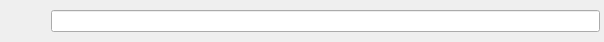
<?xml version="1.0" encoding="UTF-8"?>
<ui version="4.0">
 <class>Toolbar</class>
 <widget class="QWidget" name="Toolbar">
  <property name="geometry">
   <rect>
    <x>0</x>
    <y>0</y>
    <width>604</width>
    <height>42</height>
   </rect>
  </property>
  <property name="windowTitle">
   <string>Form</string>
  </property>
  <layout class="QHBoxLayout" name="horizontalLayout">
   <property name="spacing">
    <number>0</number>
   </property>
   <property name="margin">
    <number>4</number>
   </property>
   <item>
    <spacer name="horizontalSpacer">
     <property name="orientation">
      <enum>Qt::Horizontal</enum>
     </property>
     <property name="sizeType">
      <enum>QSizePolicy::Preferred</enum>
     </property>
     <property name="sizeHint" stdset="0">
      <size>
       <width>40</width>
       <height>20</height>
      </size>
     </property>
    </spacer>
   </item>
   <item>
    <widget class="QLabel" name="searchLabel">
     <property name="sizePolicy">
      <sizepolicy hsizetype="Preferred" vsizetype="Fixed">
       <horstretch>0</horstretch>
       <verstretch>0</verstretch>
      </sizepolicy>
     </property>
     <property name="minimumSize">
      <size>
       <width>0</width>
       <height>22</height>
      </size>
     </property>
     <property name="maximumSize">
      <size>
       <width>22</width>
       <height>22</height>
      </size>
     </property>
     <property name="text">
      <string/>
     </property>
     <property name="pixmap">
      <pixmap resource="search.qrc">:/images/searchicon.png</pixmap>
     </property>
     <property name="scaledContents">
      <bool>false</bool>
     </property>
     <property name="alignment">
      <set>Qt::AlignRight|Qt::AlignTrailing|Qt::AlignVCenter</set>
     </property>
     <property name="indent">
      <number>0</number>
     </property>
    </widget>
   </item>
   <item>
    <widget class="QLineEdit" name="searchText">
     <property name="minimumSize">
      <size>
       <width>0</width>
       <height>22</height>
      </size>
     </property>
     <property name="maximumSize">
      <size>
       <width>16777215</width>
       <height>22</height>
      </size>
     </property>
    </widget>
   </item>
  </layout>
 </widget>
 <resources>
  <include location="search.qrc"/>
 </resources>
 <connections/>
</ui>
